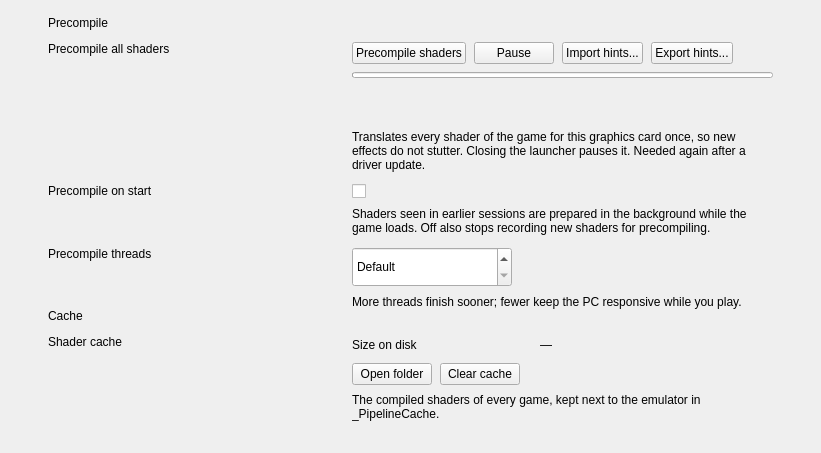
         <widget class="QWidget" name="shaders_body">
          <layout class="QVBoxLayout" name="shadersBodyLayout">
           <property name="spacing">
            <number>0</number>
           </property>
           <property name="leftMargin">
            <number>48</number>
           </property>
           <property name="topMargin">
            <number>16</number>
           </property>
           <property name="rightMargin">
            <number>48</number>
           </property>
           <property name="bottomMargin">
            <number>32</number>
           </property>
           <item>
            <widget class="BrushHeading" name="shaders_section_precompile">
             <property name="text">
              <string>Precompile</string>
             </property>
             <property name="textStyle" stdset="0">
              <string notr="true">Heading/Section</string>
             </property>
            </widget>
           </item>
           <item>
            <layout class="QHBoxLayout" name="rowPrecompile">
             <property name="spacing">
              <number>24</number>
             </property>
             <property name="topMargin">
              <number>12</number>
             </property>
             <item alignment="Qt::AlignTop">
              <widget class="QLabel" name="row_precompile_label">
               <property name="minimumSize">
                <size>
                 <width>280</width>
                 <height>0</height>
                </size>
               </property>
               <property name="maximumSize">
                <size>
                 <width>280</width>
                 <height>16777215</height>
                </size>
               </property>
               <property name="text">
                <string>Precompile all shaders</string>
               </property>
               <property name="textStyle" stdset="0">
                <string notr="true">Body/Strong</string>
               </property>
              </widget>
             </item>
             <item>
              <layout class="QVBoxLayout" name="rowPrecompileControl">
               <property name="spacing">
                <number>8</number>
               </property>
               <item>
                <layout class="QHBoxLayout" name="precompileButtons">
                 <property name="spacing">
                  <number>8</number>
                 </property>
                 <item>
                  <widget class="QPushButton" name="precompile_button">
                   <property name="toolTip">
                    <string>Compile the recorded shaders of the selected game into the pipeline cache now, without starting the game. Stopping keeps what is done; the next run continues.</string>
                   </property>
                   <property name="text">
                    <string>Precompile shaders</string>
                   </property>
                   <property name="kind" stdset="0">
                    <string notr="true">secondary</string>
                   </property>
                   <property name="textStyle" stdset="0">
                    <string notr="true">Label/Button</string>
                   </property>
                  </widget>
                 </item>
                 <item>
                  <widget class="QPushButton" name="precompile_pause_button">
                   <property name="toolTip">
                    <string>Finishes the shaders being compiled (up to about a minute), saves and stops. Continue precompiling goes on from there.</string>
                   </property>
                   <property name="text">
                    <string>Pause</string>
                   </property>
                   <property name="kind" stdset="0">
                    <string notr="true">secondary</string>
                   </property>
                   <property name="textStyle" stdset="0">
                    <string notr="true">Label/Button</string>
                   </property>
                  </widget>
                 </item>
                 <item>
                  <widget class="QPushButton" name="hints_import_button">
                   <property name="toolTip">
                    <string>Load a shader hints file (.kyhints, from another player): the shaders it lists are taken from your own game files, added to the recorded ones and precompiled.</string>
                   </property>
                   <property name="text">
                    <string>Import hints...</string>
                   </property>
                   <property name="kind" stdset="0">
                    <string notr="true">secondary</string>
                   </property>
                   <property name="textStyle" stdset="0">
                    <string notr="true">Label/Button</string>
                   </property>
                  </widget>
                 </item>
                 <item>
                  <widget class="QPushButton" name="hints_export_button">
                   <property name="toolTip">
                    <string>Save the shaders recorded while you played as a hints file for other players. The file holds no game code: only shader sizes, checksums and settings.</string>
                   </property>
                   <property name="text">
                    <string>Export hints...</string>
                   </property>
                   <property name="kind" stdset="0">
                    <string notr="true">secondary</string>
                   </property>
                   <property name="textStyle" stdset="0">
                    <string notr="true">Label/Button</string>
                   </property>
                  </widget>
                 </item>
                 <item>
                  <spacer name="precompileButtonsSpacer">
                   <property name="orientation">
                    <enum>Qt::Horizontal</enum>
                   </property>
                   <property name="sizeHint" stdset="0">
                    <size>
                     <width>40</width>
                     <height>20</height>
                    </size>
                   </property>
                  </spacer>
                 </item>
                </layout>
               </item>
               <item>
                <widget class="QProgressBar" name="precompile_progress">
                 <property name="minimumSize">
                  <size>
                   <width>0</width>
                   <height>6</height>
                  </size>
                 </property>
                 <property name="maximumSize">
                  <size>
                   <width>16777215</width>
                   <height>6</height>
                  </size>
                 </property>
                 <property name="value">
                  <number>0</number>
                 </property>
                 <property name="textVisible">
                  <bool>false</bool>
                 </property>
                </widget>
               </item>
               <item>
                <layout class="QHBoxLayout" name="precompileProgressLine">
                 <property name="spacing">
                  <number>16</number>
                 </property>
                 <item>
                  <widget class="QLabel" name="precompile_count">
                   <property name="text">
                    <string notr="true"/>
                   </property>
                   <property name="textStyle" stdset="0">
                    <string notr="true">Mono/Path</string>
                   </property>
                   <property name="tone" stdset="0">
                    <string notr="true">secondary</string>
                   </property>
                  </widget>
                 </item>
                 <item>
                  <spacer name="precompileProgressLineSpacer">
                   <property name="orientation">
                    <enum>Qt::Horizontal</enum>
                   </property>
                   <property name="sizeHint" stdset="0">
                    <size>
                     <width>40</width>
                     <height>10</height>
                    </size>
                   </property>
                  </spacer>
                 </item>
                 <item>
                  <widget class="QLabel" name="precompile_eta">
                   <property name="text">
                    <string notr="true"/>
                   </property>
                   <property name="textStyle" stdset="0">
                    <string notr="true">Mono/Path</string>
                   </property>
                   <property name="tone" stdset="0">
                    <string notr="true">secondary</string>
                   </property>
                  </widget>
                 </item>
                </layout>
               </item>
               <item>
                <widget class="QLabel" name="precompile_status">
                 <property name="text">
                  <string/>
                 </property>
                 <property name="wordWrap">
                  <bool>true</bool>
                 </property>
                 <property name="textStyle" stdset="0">
                  <string notr="true">Mono/Path</string>
                 </property>
                 <property name="tone" stdset="0">
                  <string notr="true">secondary</string>
                 </property>
                </widget>
               </item>
               <item>
                <widget class="QLabel" name="row_precompile_description">
                 <property name="text">
                  <string>Translates every shader of the game for this graphics card once, so new effects do not stutter. Closing the launcher pauses it. Needed again after a driver update.</string>
                 </property>
                 <property name="wordWrap">
                  <bool>true</bool>
                 </property>
                 <property name="textStyle" stdset="0">
                  <string notr="true">Body/Description</string>
                 </property>
                 <property name="tone" stdset="0">
                  <string notr="true">secondary</string>
                 </property>
                </widget>
               </item>
              </layout>
             </item>
            </layout>
           </item>
           <item>
            <widget class="QFrame" name="row_precompile_divider">
             <property name="divider" stdset="0">
              <bool>true</bool>
             </property>
            </widget>
           </item>
<item><layout class="QHBoxLayout" name="rowPrecompileOnStart"><property name="spacing"><number>24</number></property><property name="topMargin"><number>12</number></property>
<item alignment="Qt::AlignTop"><widget class="QLabel" name="rowPrecompileOnStart_label"><property name="minimumSize"><size><width>280</width><height>0</height></size></property>
<property name="maximumSize"><size><width>280</width><height>16777215</height></size></property><property name="text"><string>Precompile on start</string></property><property name="textStyle" stdset="0"><string notr="true">Body/Strong</string></property></widget></item>
<item><layout class="QVBoxLayout" name="rowPrecompileOnStartControl"><property name="spacing"><number>8</number></property>
<item><widget class="QCheckBox" name="precompile_on_start"><property name="toggle" stdset="0"><bool>true</bool></property></widget></item>
<item><widget class="QLabel" name="row_precompile_on_start_description"><property name="text"><string>Shaders seen in earlier sessions are prepared in the background while the game loads. Off also stops recording new shaders for precompiling.</string></property>
<property name="wordWrap"><bool>true</bool></property>
<property name="textStyle" stdset="0"><string notr="true">Body/Description</string></property>
<property name="tone" stdset="0"><string notr="true">secondary</string></property>
</widget></item>
</layout></item></layout></item>
<item><widget class="QFrame" name="row_precompile_on_start_divider"><property name="divider" stdset="0"><bool>true</bool></property></widget></item>
           <item>
            <layout class="QHBoxLayout" name="rowThreads">
             <property name="spacing">
              <number>24</number>
             </property>
             <property name="topMargin">
              <number>12</number>
             </property>
             <item alignment="Qt::AlignTop">
              <widget class="QLabel" name="row_threads_label">
               <property name="minimumSize">
                <size>
                 <width>280</width>
                 <height>0</height>
                </size>
               </property>
               <property name="maximumSize">
                <size>
                 <width>280</width>
                 <height>16777215</height>
                </size>
               </property>
               <property name="text">
                <string>Precompile threads</string>
               </property>
               <property name="textStyle" stdset="0">
                <string notr="true">Body/Strong</string>
               </property>
              </widget>
             </item>
             <item>
              <layout class="QVBoxLayout" name="rowThreadsControl">
               <property name="spacing">
                <number>8</number>
               </property>
               <item>
                <widget class="QSpinBox" name="precompile_threads">
                 <property name="minimumSize">
                  <size>
                   <width>160</width>
                   <height>40</height>
                  </size>
                 </property>
                 <property name="maximumSize">
                  <size>
                   <width>160</width>
                   <height>40</height>
                  </size>
                 </property>
                 <property name="toolTip">
                  <string>Compile threads. Default: the KYTY_SHADER_PRECOMPILE_THREADS setting (8).</string>
                 </property>
                 <property name="specialValueText">
                  <string>Default</string>
                 </property>
                 <property name="minimum">
                  <number>0</number>
                 </property>
                 <property name="maximum">
                  <number>64</number>
                 </property>
                 <property name="textStyle" stdset="0">
                  <string notr="true">Body/Default</string>
                 </property>
                </widget>
               </item>
               <item>
                <widget class="QLabel" name="row_threads_description">
                 <property name="text">
                  <string>More threads finish sooner; fewer keep the PC responsive while you play.</string>
                 </property>
                 <property name="wordWrap">
                  <bool>true</bool>
                 </property>
                 <property name="textStyle" stdset="0">
                  <string notr="true">Body/Description</string>
                 </property>
                 <property name="tone" stdset="0">
                  <string notr="true">secondary</string>
                 </property>
                </widget>
               </item>
              </layout>
             </item>
            </layout>
           </item>
           <item>
            <widget class="BrushHeading" name="shaders_section_cache">
             <property name="text">
              <string>Cache</string>
             </property>
             <property name="textStyle" stdset="0">
              <string notr="true">Heading/Section</string>
             </property>
             <property name="spaced" stdset="0">
              <bool>true</bool>
             </property>
            </widget>
           </item>
           <item>
            <layout class="QHBoxLayout" name="rowCache">
             <property name="spacing">
              <number>24</number>
             </property>
             <property name="topMargin">
              <number>12</number>
             </property>
             <item alignment="Qt::AlignTop">
              <widget class="QLabel" name="row_cache_label">
               <property name="minimumSize">
                <size>
                 <width>280</width>
                 <height>0</height>
                </size>
               </property>
               <property name="maximumSize">
                <size>
                 <width>280</width>
                 <height>16777215</height>
                </size>
               </property>
               <property name="text">
                <string>Shader cache</string>
               </property>
               <property name="textStyle" stdset="0">
                <string notr="true">Body/Strong</string>
               </property>
              </widget>
             </item>
             <item>
              <layout class="QVBoxLayout" name="rowCacheControl">
               <property name="spacing">
                <number>8</number>
               </property>
               <item>
                <layout class="QHBoxLayout" name="cacheSizeRow">
                 <property name="spacing">
                  <number>16</number>
                 </property>
                 <item>
                  <widget class="QLabel" name="cache_size_key">
                   <property name="minimumSize">
                    <size>
                     <width>172</width>
                     <height>0</height>
                    </size>
                   </property>
                   <property name="text">
                    <string>Size on disk</string>
                   </property>
                   <property name="textStyle" stdset="0">
                    <string notr="true">Body/Default</string>
                   </property>
                   <property name="tone" stdset="0">
                    <string notr="true">secondary</string>
                   </property>
                  </widget>
                 </item>
                 <item>
                  <widget class="QLabel" name="cache_size">
                   <property name="text">
                    <string notr="true">—</string>
                   </property>
                   <property name="textStyle" stdset="0">
                    <string notr="true">Mono/Value</string>
                   </property>
                  </widget>
                 </item>
                 <item>
                  <spacer name="cacheSizeSpacer">
                   <property name="orientation">
                    <enum>Qt::Horizontal</enum>
                   </property>
                   <property name="sizeHint" stdset="0">
                    <size>
                     <width>40</width>
                     <height>20</height>
                    </size>
                   </property>
                  </spacer>
                 </item>
                </layout>
               </item>
               <item>
                <layout class="QHBoxLayout" name="cacheButtons">
                 <property name="spacing">
                  <number>8</number>
                 </property>
                 <item>
                  <widget class="QPushButton" name="cache_open_button">
                   <property name="text">
                    <string>Open folder</string>
                   </property>
                   <property name="kind" stdset="0">
                    <string notr="true">secondary</string>
                   </property>
                   <property name="textStyle" stdset="0">
                    <string notr="true">Label/Button</string>
                   </property>
                  </widget>
                 </item>
                 <item>
                  <widget class="QPushButton" name="cache_clear_button">
                   <property name="text">
                    <string>Clear cache</string>
                   </property>
                   <property name="kind" stdset="0">
                    <string notr="true">danger</string>
                   </property>
                   <property name="textStyle" stdset="0">
                    <string notr="true">Label/Button</string>
                   </property>
                  </widget>
                 </item>
                 <item>
                  <spacer name="cacheButtonsSpacer">
                   <property name="orientation">
                    <enum>Qt::Horizontal</enum>
                   </property>
                   <property name="sizeHint" stdset="0">
                    <size>
                     <width>40</width>
                     <height>20</height>
                    </size>
                   </property>
                  </spacer>
                 </item>
                </layout>
               </item>
               <item>
                <widget class="QLabel" name="row_cache_description">
                 <property name="text">
                  <string>The compiled shaders of every game, kept next to the emulator in _PipelineCache.</string>
                 </property>
                 <property name="wordWrap">
                  <bool>true</bool>
                 </property>
                 <property name="textStyle" stdset="0">
                  <string notr="true">Body/Description</string>
                 </property>
                 <property name="tone" stdset="0">
                  <string notr="true">secondary</string>
                 </property>
                </widget>
               </item>
              </layout>
             </item>
            </layout>
           </item>
           <item>
            <spacer name="shadersBodySpacer">
             <property name="orientation">
              <enum>Qt::Vertical</enum>
             </property>
             <property name="sizeHint" stdset="0">
              <size>
               <width>20</width>
               <height>0</height>
              </size>
             </property>
            </spacer>
           </item>
          </layout>
         </widget>
